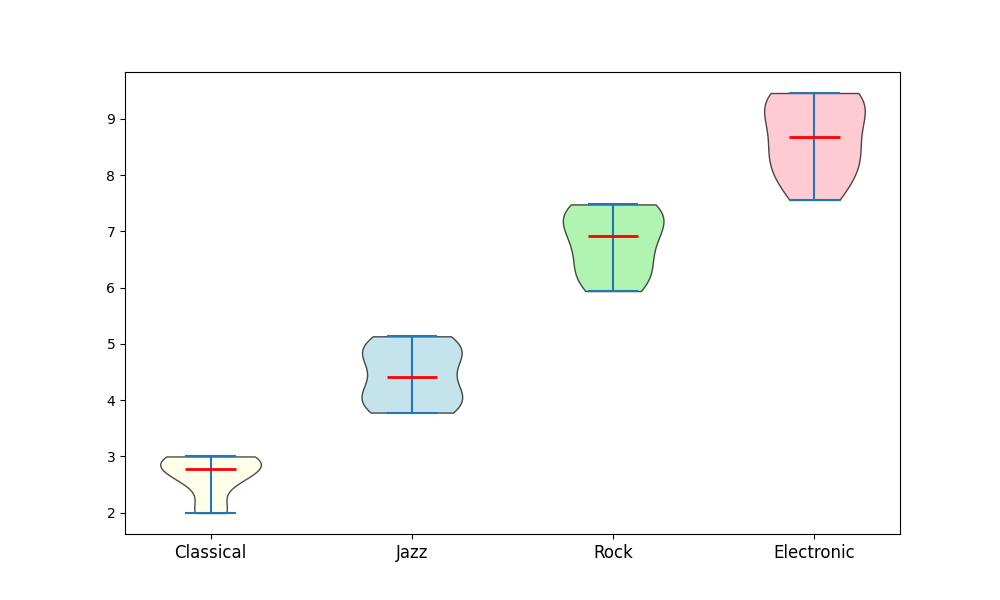

The Python source for this figure:
import matplotlib.pyplot as plt
import numpy as np

# Data for horizontal violin chart
classical_music = [2.1, 2.3, 2.8, 2.7, 2.5, 2.6, 2.9, 3.0, 2.8, 2.7]
jazz_music = [4.0, 4.2, 4.4, 4.5, 4.6, 4.3, 4.2, 4.1, 4.8, 4.7]
rock_music = [6.5, 6.6, 6.7, 6.8, 6.9, 6.7, 6.5, 6.8, 6.9, 7.0]
electronic_music = [8.3, 8.4, 8.5, 8.6, 8.7, 8.6, 8.5, 8.4, 8.8, 8.9]
variation_factors = [0.95, 0.9, 1.05, 1.1, 1.08, 0.98, 0.96, 1.0, 1.07, 1.02]
classical_var = np.multiply(classical_music, variation_factors)
jazz_var = np.multiply(jazz_music, variation_factors)
rock_var = np.multiply(rock_music, variation_factors)
electronic_var = np.multiply(electronic_music, variation_factors)

violin_plot_data = [classical_var, jazz_var, rock_var, electronic_var]
labels = ["Classical", "Jazz", "Rock", "Electronic"]

fig, ax = plt.subplots(figsize=(10, 6))
violin_parts = ax.violinplot(violin_plot_data, vert=True, showmeans=False, showmedians=True)

colors = ['lightyellow', 'lightblue', 'lightgreen', 'lightpink']
for pc, color in zip(violin_parts['bodies'], colors):
    pc.set_facecolor(color)
    pc.set_edgecolor('black')
    pc.set_alpha(0.7)

violin_parts['cmedians'].set_color('red')
violin_parts['cmedians'].set_linewidth(2)

ax.set_xticks(np.arange(1, len(labels) + 1))
ax.set_xticklabels(labels, fontsize=12)

plt.show()
